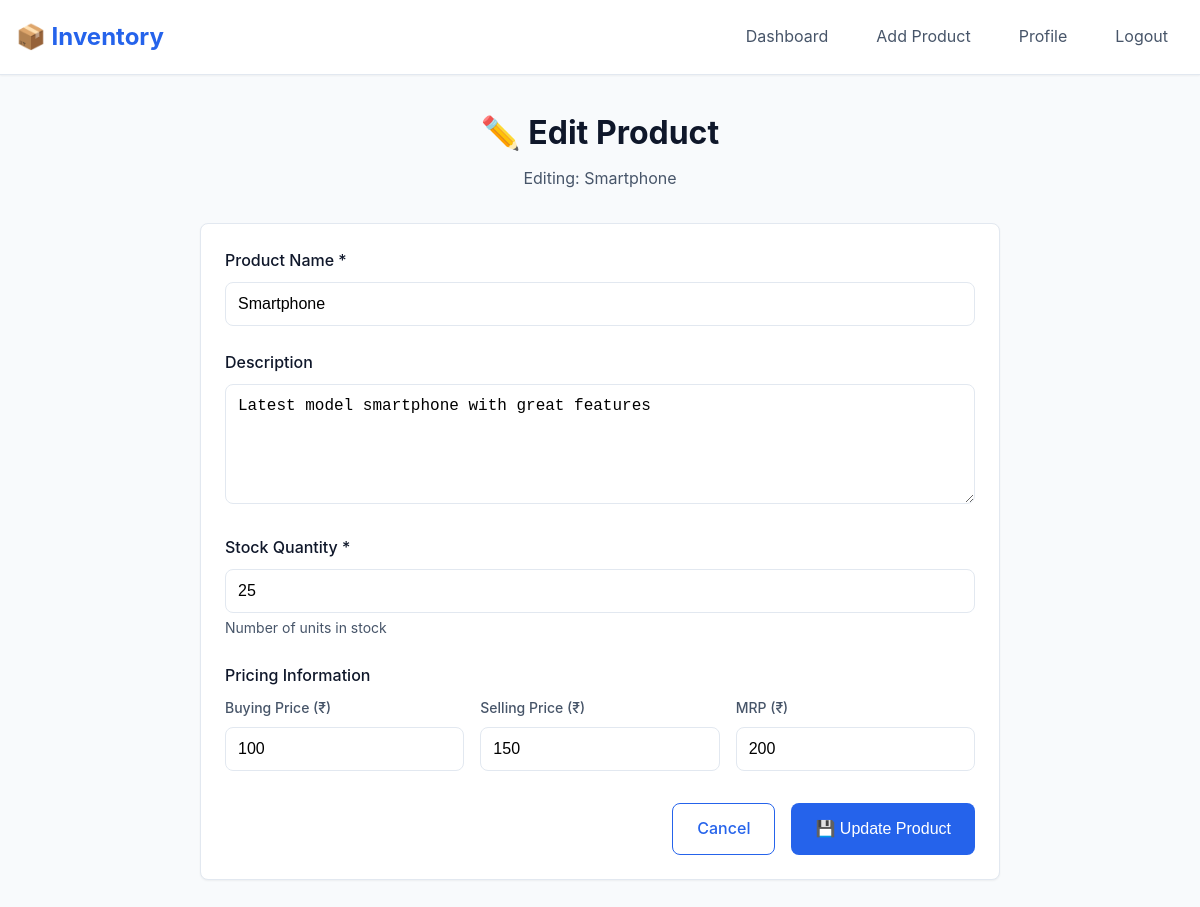
/inventory/product/1/edit (signed in), run on the app's committed database.
### tables this page shows
CREATE TABLE products (
                id INTEGER PRIMARY KEY AUTOINCREMENT,
                user_id INTEGER NOT NULL,
                name TEXT NOT NULL,
                description TEXT,
                quantity INTEGER DEFAULT 0,
                created_at TIMESTAMP DEFAULT CURRENT_TIMESTAMP,
                updated_at TIMESTAMP DEFAULT CURRENT_TIMESTAMP,
                FOREIGN KEY (user_id) REFERENCES users (id) ON DELETE CASCADE
            );

CREATE TABLE product_pricing (
                id INTEGER PRIMARY KEY AUTOINCREMENT,
                product_id INTEGER UNIQUE NOT NULL,
                buying_price DECIMAL(10,2),
                selling_price DECIMAL(10,2),
                mrp DECIMAL(10,2),
                updated_at TIMESTAMP DEFAULT CURRENT_TIMESTAMP,
                FOREIGN KEY (product_id) REFERENCES products (id) ON DELETE CASCADE
            );

### routes/inventory.py (the view, shortened to what this page needs)
@inventory_bp.route('/product/<int:product_id>/edit', methods=['GET', 'POST'])
@login_required
def edit_product(product_id):
    try:
        product = Product.get_by_id(product_id, current_app.config['DATABASE_PATH'])
        if not product or product.user_id != current_user.id:
            flash('Product not found.', 'error')
            return redirect(url_for('inventory.dashboard'))
        product_dict = product.to_dict(database_path=current_app.config['DATABASE_PATH'])
        return render_template('inventory/product_form.html', product=product_dict, edit_mode=True)
    except Exception as e:
        flash('Error editing product. Please try again.', 'error')
        print(f"Product edit error: {e}")
        return redirect(url_for('inventory.dashboard'))

### database.py (called while the page is built)
def get_db_connection(database_path='inventory.db'):
    conn = sqlite3.connect(database_path)
    conn.row_factory = sqlite3.Row  # Enable column access by name
    conn.execute('PRAGMA foreign_keys = ON')
    conn.execute('PRAGMA journal_mode = WAL')
    return conn

### models/product.py (called while the page is built)
    @staticmethod
    def get_by_id(product_id, database_path='inventory.db'):
        conn = get_db_connection(database_path)
        try:
            product_data = conn.execute('''
                SELECT id, user_id, name, description, quantity, created_at, updated_at
                FROM products
                WHERE id = ?
            ''', (product_id,)).fetchone()
            if product_data:
                return Product(
                    id=product_data['id'],
                    user_id=product_data['user_id'],
                    name=product_data['name'],
                    description=product_data['description'],
                    quantity=product_data['quantity'],
                    created_at=product_data['created_at'],
                    updated_at=product_data['updated_at']
                )
            return None
        finally:
            conn.close()

    def get_pricing(self, database_path='inventory.db'):
        conn = get_db_connection(database_path)
        try:
            pricing_data = conn.execute('''
                SELECT buying_price, selling_price, mrp, updated_at
                FROM product_pricing
                WHERE product_id = ?
            ''', (self.id,)).fetchone()
            return dict(pricing_data) if pricing_data else None
        finally:
            conn.close()

    def get_images(self, database_path='inventory.db'):
        conn = get_db_connection(database_path)
        try:
            images = conn.execute('''
                SELECT id, filename, original_name, upload_date
                FROM product_images
                WHERE product_id = ?
                ORDER BY upload_date ASC
            ''', (self.id,)).fetchall()
            return [dict(img) for img in images]
        finally:
            conn.close()

### templates/inventory/product_form.html (shortened to what this page needs)
{% extends "base.html" %}
{% block content %}
<div style="max-width: 800px; margin: 0 auto;">
    <div style="margin-bottom: 2rem; text-align: center;">
        <h1 style="margin: 0; color: var(--text-primary);">
            {% if edit_mode %}
                ✏️ Edit Product
            {% else %}
                ➕ Add New Product
            {% endif %}
        </h1>
        {% if edit_mode and product %}
            <p style="margin: 0.5rem 0 0 0; color: var(--text-secondary);">
                Editing: {{ product.name }}
            </p>
        {% endif %}
    </div>
    <div class="card">
        <div class="card-body">
            <form method="POST" enctype="multipart/form-data" id="productForm">
                <div class="form-group">
                    <label for="name" class="form-label">Product Name *</label>
                    <input type="text"
                           id="name"
                           name="name"
                           class="form-input"
                           value="{{ product.name if edit_mode and product else '' }}"
                           required
                           placeholder="Enter product name"
                           maxlength="255">
                </div>
                <div class="form-group">
                    <label for="description" class="form-label">Description</label>
                    <textarea id="description"
                              name="description"
                              class="form-input form-textarea"
                              placeholder="Enter product description (optional)"
                              rows="4">{{ product.description if edit_mode and product else '' }}</textarea>
                </div>
                <div class="form-group">
                    <label for="quantity" class="form-label">Stock Quantity *</label>
                    <input type="number"
                           id="quantity"
                           name="quantity"
                           class="form-input"
                           min="0"
                           step="1"
                           value="{{ product.quantity if edit_mode and product else '0' }}"
                           required
                           placeholder="Enter stock quantity">
                    <small style="color: var(--text-secondary); font-size: 0.875rem; margin-top: 0.25rem; display: block;">
                        Number of units in stock
                    </small>
                </div>
                <div class="form-group">
                    <label class="form-label">Pricing Information</label>
                    <div class="grid grid-cols-1" style="grid-template-columns: repeat(auto-fit, minmax(200px, 1fr)); gap: 1rem;">
                        <div>
                            <label for="buying_price" class="form-label" style="font-size: 0.875rem; color: var(--text-secondary);">
                                Buying Price (₹)
                            </label>
                            <input type="number"
                                   id="buying_price"
                                   name="buying_price"
                                   class="form-input"
                                   step="0.01"
                                   min="0"
                                   value="{{ product.pricing.buying_price if edit_mode and product and product.pricing else '' }}"
                                   placeholder="0.00">
                        </div>
                        <div>
                            <label for="selling_price" class="form-label" style="font-size: 0.875rem; color: var(--text-secondary);">
                                Selling Price (₹)
                            </label>
                            <input type="number"
                                   id="selling_price"
                                   name="selling_price"
                                   class="form-input"
                                   step="0.01"
                                   min="0"
                                   value="{{ product.pricing.selling_price if edit_mode and product and product.pricing else '' }}"
                                   placeholder="0.00">
                        </div>
                        <div>
                            <label for="mrp" class="form-label" style="font-size: 0.875rem; color: var(--text-secondary);">
                                MRP (₹)
                            </label>
                            <input type="number"
                                   id="mrp"
                                   name="mrp"
                                   class="form-input"
                                   step="0.01"
                                   min="0"
                                   value="{{ product.pricing.mrp if edit_mode and product and product.pricing else '' }}"
                                   placeholder="0.00">
                        </div>
                    </div>
                </div>
                <div style="display: flex; gap: 1rem; justify-content: flex-end; margin-top: 2rem;">
                    <a href="{{ url_for('inventory.dashboard') }}" class="btn btn-outline">
                        Cancel
                    </a>
                    <button type="submit" class="btn btn-primary" id="submitBtn">
                        {% if edit_mode %}
                            💾 Update Product
                        {% else %}
                            ➕ Create Product
                        {% endif %}
                    </button>
                </div>
            </form>
        </div>
    </div>
</div>
{% endblock %}

### templates/base.html (style rules this page uses)
* { margin: 0; padding: 0; box-sizing: border-box; }
:root { --primary-color: #2563eb; --primary-dark: #1d4ed8; --secondary-color: #64748b; --success-color: #059669; --warning-color: #d97706; --error-color: #dc2626; --background-color: #f8fafc; --surface-color: #ffffff; --text-primary: #0f172a; --text-secondary: #475569; --border-color: #e2e8f0; --shadow-sm: 0 1px 2px 0 rgb(0 0 0 / 0.05); --shadow-md: 0 4px 6px -1px rgb(0 0 0 / 0.1); --border-radius: 0.5rem; --transition: all 0.2s ease-in-out; }
body { font-family: -apple-system, BlinkMacSystemFont, 'Segoe UI', Roboto, sans-serif; background-color: var(--background-color); color: var(--text-primary); line-height: 1.6; min-height: 100vh; }
.form-group { margin-bottom: 1.5rem; }
.form-label { display: block; margin-bottom: 0.5rem; font-weight: 500; color: var(--text-primary); }
.form-input { width: 100%; padding: 0.75rem; border: 1px solid var(--border-color); border-radius: var(--border-radius); font-size: 1rem; transition: var(--transition); background-color: var(--surface-color); }
.form-textarea { min-height: 120px; resize: vertical; }
.btn { display: inline-flex; align-items: center; justify-content: center; padding: 0.75rem 1.5rem; font-size: 1rem; font-weight: 500; border: none; border-radius: var(--border-radius); cursor: pointer; text-decoration: none; transition: var(--transition); gap: 0.5rem; }
.btn-primary { background-color: var(--primary-color); color: white; }
.btn-outline { background-color: transparent; color: var(--primary-color); border: 1px solid var(--primary-color); }
.card { background: var(--surface-color); border-radius: var(--border-radius); box-shadow: var(--shadow-sm); border: 1px solid var(--border-color); overflow: hidden; }
.card-body { padding: 1.5rem; }
.grid { display: grid; gap: 1.5rem; }
.grid-cols-1 { grid-template-columns: repeat(1, 1fr); }

### data on the page
products: name "Smartphone", description "Latest model smartphone with great features", quantity "25"
product_pricing: buying_price "100", selling_price "150", mrp "200"
